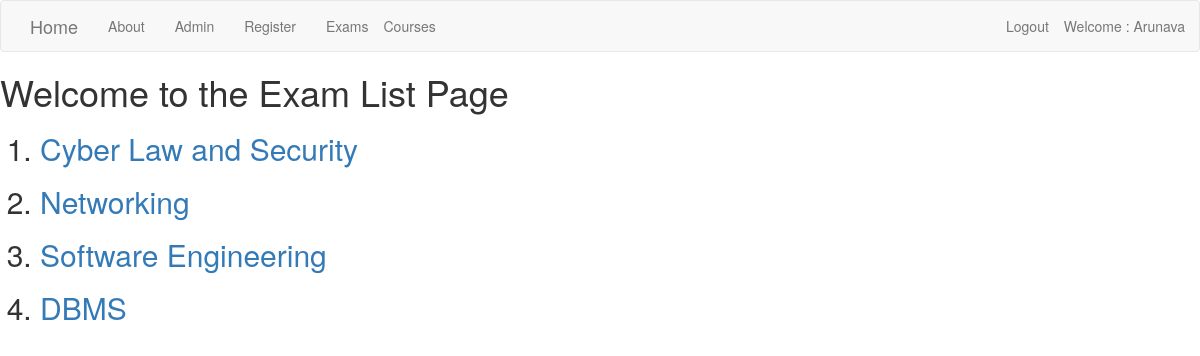
/basic_app/ (signed in), run on the app's committed database.
### basic_app/models.py (models this page shows, shortened)
class Exams(models.Model):
    exam_name = models.CharField(max_length=50)
    no_of_ques = models.CharField(max_length=20)
    total_marks = models.CharField(max_length=20)
    time_duration = models.DurationField(default='00:00:00')

### basic_app/views.py (the view)
class ExamViewList(ListView):
    model = Exams
    template_name = 'basic_app/listview.html'

### template/basic_app/listview.html
{% extends 'basic_app/base.html' %}
{% block body_block %}
<h1>Welcome to the Exam List Page</h1>
<ol>
  {% for i in exams_list %}
<h2>  <li><a href="{{i.id}}">{{i.exam_name}}</a></li></h2>
  {% endfor %}
</ol>
{% endblock %}

### template/basic_app/base.html (shortened to what this page needs)
<!DOCTYPE html>
<html lang="en" dir="ltr">
  <head>
<link rel="stylesheet" href="https://maxcdn.bootstrapcdn.com/bootstrap/3.3.7/css/bootstrap.min.css">
  </head>
  <body>
    <nav class='navbar navbar-default navbarstatic-top'>
      <div class="container">
        <ul class='nav navbar-nav'>
          <li><a class="navbar-brand" href="{% url 'index' %}">Home</a></li>
          <li><a class="navbar-link" href="{% url 'basic_app:about' %}">About</a></li>
          <li><a class="navbar-link" href="{% url 'admin:index' %}">Admin</a></li>
          <li><a class="navbar-link" href="{% url 'basic_app:register' %}">Register</a></li>
          {% if user.is_authenticated %}
          <li><a class="nav navbar-right" href="{% url 'basic_app:list' %}">Exams</a></li>
          {% endif %}
          <li><a class="navbar-link" href="{% url 'basic_app:courses' %}">Courses</a></li>
      </ul>
        <ul class="nav navbar-nav navbar-right">
          {% if user.is_authenticated %}
          <li><a class="nav navbar-right" href="{% url 'user_logout' %}">Logout</a></li>
          <li><a class="nav navbar-right">Welcome : {{user.username}}</a></li>
          {% else %}
          <li><a class="nav navbar-right" href="{% url 'basic_app:user_login' %}">Login</a></li>
          {% endif %}
        </ul>
      </div>
    </nav>
    {% block body_block %}
    {% endblock %}
  </body>
</html>

### data on the page
Exams: exam_name "Cyber Law and Security"
Exams: exam_name "Networking"
Exams: exam_name "Software Engineering"
Exams: exam_name "DBMS"

### other printed values
{{ user.username }} "Arunava"
